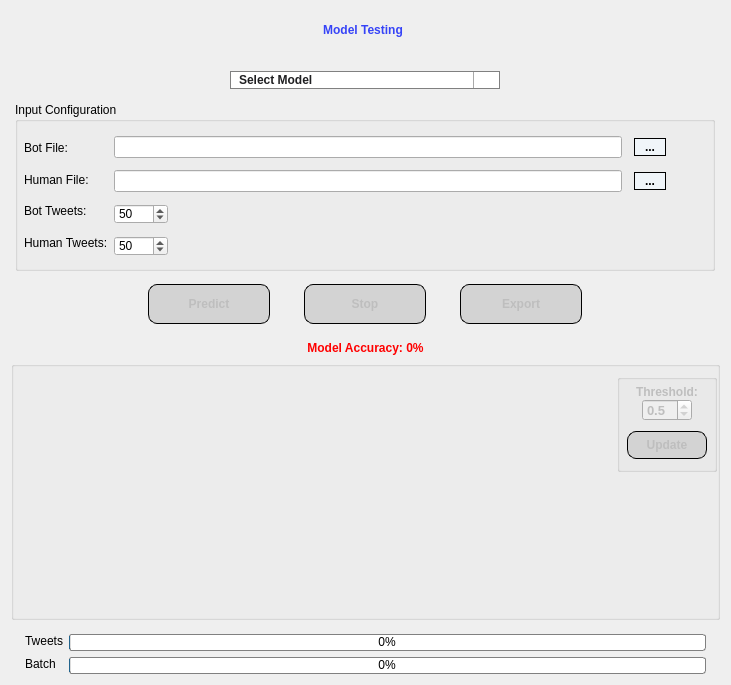
<?xml version="1.0" encoding="UTF-8"?>
<ui version="4.0">
 <class>ModelTest</class>
 <widget class="QWidget" name="ModelTest">
  <property name="geometry">
   <rect>
    <x>0</x>
    <y>0</y>
    <width>731</width>
    <height>685</height>
   </rect>
  </property>
  <property name="sizePolicy">
   <sizepolicy hsizetype="Preferred" vsizetype="Preferred">
    <horstretch>0</horstretch>
    <verstretch>0</verstretch>
   </sizepolicy>
  </property>
  <property name="windowTitle">
   <string>Model Test</string>
  </property>
  <property name="windowIcon">
   <iconset resource="source.qrc">
    <normaloff>:/images/icon.png</normaloff>:/images/icon.png</iconset>
  </property>
  <property name="styleSheet">
   <string notr="true">#lbl_title {
font: 75 20pt &quot;Microsoft YaHei UI&quot;;
font-weight: bold;
qproperty-alignment: AlignCenter;
color: qlineargradient(spread:pad, x1:0, y1:0, x2:1, y2:0, stop:0 #3643f7, stop:1 #3643f7);
}

#lbl_acc {
font: 75 14pt &quot;Microsoft YaHei UI&quot;;
font-weight: bold;
qproperty-alignment: AlignCenter;
color:red;
}

#btn_homepage {
background: transparent;
border-radius: 19px;
}

#btn_homepage::hover {
background: #3f72af;
}

#btn_help {
background: transparent;
border-radius: 19px;
}

#btn_help::hover {
background: #3f72af;
}

#btn_bot_file, #btn_human_file {
font: 75 11pt &quot;MS Shell Dialog 2&quot;;
border-radius: 0px;
}

#btn_classify,#btn_save {
font: 75 11pt &quot;Microsoft YaHei UI&quot;;
font-weight: bold;
}
#lbl_threshold {
font: 75 9pt &quot;Microsoft YaHei UI&quot;;
font-weight: bold;
}
#spinbox_threshold {
font: 75 10pt &quot;Microsoft YaHei UI&quot;;
font-weight: bold;
}
QPushButton {
font: 75 13pt &quot;Microsoft YaHei UI&quot;;
font-weight: bold;
border-radius: 9px;
border: 1px solid black;
background-color: #f0f5f9;
}
QPushButton::disabled {
background-color: #D3D3D3;
}
QPushButton::hover {
background: #c9d6df;
}
QPushButton:pressed {
background: #3f72af;
}

QProgressBar:horizontal {
border: 1px solid gray;
border-radius: 3px;
background: white;
padding: 0px;
}
QProgressBar::chunk:horizontal {
background: qlineargradient(x1: 0, y1: 0,    x2: 0, y2: 1,
    stop: 0 #a8ff78, stop: 1 #78ffd6);
}

QComboBox {
font: 75 10.5pt &quot;Microsoft YaHei UI&quot;;
font-weight: bold;
color: #1F1F21;
 border: 1px solid gray;
 border-radius: 10px;
 min-width: 6em;
padding-left: 8px;
qproperty-alignment: AlignCenter;
}
QComboBox::hover {
 border: 1px solid blue;
background: #f0f5f9;
}
/* QComboBox gets the &quot;on&quot; state when the popup is open */
QComboBox:!editable:on, QComboBox::drop-down:editable:on {
    color: qlineargradient(x1: 0, y1: 0, x2: 0, y2: 1,
                                stop: 0 #D3D3D3, stop: 0.4 #D8D8D8,
                                stop: 0.5 #DDDDDD, stop: 1.0 #E1E1E1);
}
QComboBox:on {
    borde-radius: 10px;
}

QComboBox::drop-down {
    subcontrol-origin: padding;
    subcontrol-position: top right;
    width: 25px;
    border-left-width: 1px;
    border-left-color: darkgray;
    border-left-style: solid; /* just a single line */
    border-top-right-radius: 10px; /* same radius as the QComboBox */
    border-bottom-right-radius: 10px;
}
QComboBox QAbstractItemView {
    border-radius: 10px;
    background: white;
    border: 1px solid gray;
    box-shadow: transparent;
    selection-background-color:lightblue;
	color: #1F1F21;
}

QComboBox::down-arrow {
image: url(:/images/arrow_down.png);
    width: 15px;
    height: 15px;
padding-right: 1px;
}
</string>
  </property>
  <layout class="QVBoxLayout" name="verticalLayout_2">
   <item>
    <layout class="QHBoxLayout" name="horizontalLayout_11">
     <property name="topMargin">
      <number>0</number>
     </property>
     <item>
      <widget class="QToolButton" name="btn_homepage">
       <property name="toolTip">
        <string>Back To HomePage</string>
       </property>
       <property name="autoFillBackground">
        <bool>false</bool>
       </property>
       <property name="text">
        <string/>
       </property>
       <property name="icon">
        <iconset resource="source.qrc">
         <normaloff>:/images/homepage.png</normaloff>:/images/homepage.png</iconset>
       </property>
       <property name="iconSize">
        <size>
         <width>35</width>
         <height>35</height>
        </size>
       </property>
      </widget>
     </item>
     <item>
      <widget class="QToolButton" name="btn_help">
       <property name="toolTip">
        <string>Open Help Documentation</string>
       </property>
       <property name="text">
        <string/>
       </property>
       <property name="icon">
        <iconset resource="source.qrc">
         <normaloff>:/images/help.png</normaloff>:/images/help.png</iconset>
       </property>
       <property name="iconSize">
        <size>
         <width>35</width>
         <height>35</height>
        </size>
       </property>
      </widget>
     </item>
     <item>
      <widget class="QLabel" name="lbl_title">
       <property name="sizePolicy">
        <sizepolicy hsizetype="Minimum" vsizetype="Fixed">
         <horstretch>0</horstretch>
         <verstretch>0</verstretch>
        </sizepolicy>
       </property>
       <property name="text">
        <string>Model Testing</string>
       </property>
       <property name="alignment">
        <set>Qt::AlignCenter</set>
       </property>
      </widget>
     </item>
     <item>
      <spacer name="horizontalSpacer_2">
       <property name="orientation">
        <enum>Qt::Horizontal</enum>
       </property>
       <property name="sizeType">
        <enum>QSizePolicy::Fixed</enum>
       </property>
       <property name="sizeHint" stdset="0">
        <size>
         <width>93</width>
         <height>20</height>
        </size>
       </property>
      </spacer>
     </item>
    </layout>
   </item>
   <item alignment="Qt::AlignHCenter">
    <widget class="QFrame" name="frame">
     <property name="minimumSize">
      <size>
       <width>700</width>
       <height>0</height>
      </size>
     </property>
     <property name="maximumSize">
      <size>
       <width>700</width>
       <height>16777215</height>
      </size>
     </property>
     <layout class="QVBoxLayout" name="verticalLayout_8">
      <property name="spacing">
       <number>9</number>
      </property>
      <property name="leftMargin">
       <number>1</number>
      </property>
      <property name="topMargin">
       <number>16</number>
      </property>
      <property name="rightMargin">
       <number>1</number>
      </property>
      <property name="bottomMargin">
       <number>7</number>
      </property>
      <item>
       <layout class="QHBoxLayout" name="horizontalLayout_3">
        <property name="topMargin">
         <number>0</number>
        </property>
        <item>
         <widget class="QComboBox" name="combobox_model">
          <property name="sizePolicy">
           <sizepolicy hsizetype="Expanding" vsizetype="Fixed">
            <horstretch>0</horstretch>
            <verstretch>0</verstretch>
           </sizepolicy>
          </property>
          <property name="minimumSize">
           <size>
            <width>124</width>
            <height>0</height>
           </size>
          </property>
          <property name="maximumSize">
           <size>
            <width>270</width>
            <height>16777215</height>
           </size>
          </property>
          <property name="sizeAdjustPolicy">
           <enum>QComboBox::AdjustToContents</enum>
          </property>
          <item>
           <property name="text">
            <string>Select Model</string>
           </property>
          </item>
         </widget>
        </item>
       </layout>
      </item>
     </layout>
    </widget>
   </item>
   <item alignment="Qt::AlignHCenter">
    <widget class="QGroupBox" name="groupbox_config">
     <property name="minimumSize">
      <size>
       <width>700</width>
       <height>0</height>
      </size>
     </property>
     <property name="maximumSize">
      <size>
       <width>700</width>
       <height>16777215</height>
      </size>
     </property>
     <property name="title">
      <string>Input Configuration</string>
     </property>
     <layout class="QHBoxLayout" name="horizontalLayout_2">
      <property name="leftMargin">
       <number>6</number>
      </property>
      <property name="topMargin">
       <number>10</number>
      </property>
      <property name="rightMargin">
       <number>6</number>
      </property>
      <property name="bottomMargin">
       <number>10</number>
      </property>
      <item>
       <layout class="QVBoxLayout" name="verticalLayout">
        <property name="spacing">
         <number>0</number>
        </property>
        <property name="topMargin">
         <number>0</number>
        </property>
        <property name="bottomMargin">
         <number>0</number>
        </property>
        <item>
         <widget class="QLabel" name="label_2">
          <property name="sizePolicy">
           <sizepolicy hsizetype="Fixed" vsizetype="Preferred">
            <horstretch>0</horstretch>
            <verstretch>0</verstretch>
           </sizepolicy>
          </property>
          <property name="text">
           <string>Bot File:</string>
          </property>
         </widget>
        </item>
        <item>
         <widget class="QLabel" name="label_3">
          <property name="text">
           <string>Human File:</string>
          </property>
         </widget>
        </item>
        <item>
         <widget class="QLabel" name="label_7">
          <property name="sizePolicy">
           <sizepolicy hsizetype="Preferred" vsizetype="Preferred">
            <horstretch>0</horstretch>
            <verstretch>0</verstretch>
           </sizepolicy>
          </property>
          <property name="text">
           <string>Bot Tweets:</string>
          </property>
         </widget>
        </item>
        <item>
         <widget class="QLabel" name="label">
          <property name="text">
           <string>Human Tweets:</string>
          </property>
         </widget>
        </item>
       </layout>
      </item>
      <item>
       <layout class="QVBoxLayout" name="verticalLayout_4">
        <property name="spacing">
         <number>12</number>
        </property>
        <property name="topMargin">
         <number>4</number>
        </property>
        <property name="bottomMargin">
         <number>2</number>
        </property>
        <item>
         <layout class="QHBoxLayout" name="horizontalLayout">
          <property name="topMargin">
           <number>0</number>
          </property>
          <item>
           <widget class="QLineEdit" name="textbox_bot_file">
            <property name="sizePolicy">
             <sizepolicy hsizetype="Expanding" vsizetype="Fixed">
              <horstretch>0</horstretch>
              <verstretch>0</verstretch>
             </sizepolicy>
            </property>
            <property name="minimumSize">
             <size>
              <width>370</width>
              <height>0</height>
             </size>
            </property>
            <property name="maximumSize">
             <size>
              <width>16777215</width>
              <height>16777215</height>
             </size>
            </property>
           </widget>
          </item>
          <item>
           <widget class="QPushButton" name="btn_bot_file">
            <property name="sizePolicy">
             <sizepolicy hsizetype="Fixed" vsizetype="Fixed">
              <horstretch>0</horstretch>
              <verstretch>0</verstretch>
             </sizepolicy>
            </property>
            <property name="minimumSize">
             <size>
              <width>32</width>
              <height>18</height>
             </size>
            </property>
            <property name="maximumSize">
             <size>
              <width>32</width>
              <height>16777215</height>
             </size>
            </property>
            <property name="text">
             <string>...</string>
            </property>
           </widget>
          </item>
          <item>
           <spacer name="horizontalSpacer_4">
            <property name="orientation">
             <enum>Qt::Horizontal</enum>
            </property>
            <property name="sizeType">
             <enum>QSizePolicy::Preferred</enum>
            </property>
            <property name="sizeHint" stdset="0">
             <size>
              <width>40</width>
              <height>20</height>
             </size>
            </property>
           </spacer>
          </item>
         </layout>
        </item>
        <item>
         <layout class="QHBoxLayout" name="horizontalLayout_6">
          <property name="topMargin">
           <number>0</number>
          </property>
          <item>
           <widget class="QLineEdit" name="textbox_human_file">
            <property name="sizePolicy">
             <sizepolicy hsizetype="Expanding" vsizetype="Fixed">
              <horstretch>0</horstretch>
              <verstretch>0</verstretch>
             </sizepolicy>
            </property>
            <property name="minimumSize">
             <size>
              <width>370</width>
              <height>0</height>
             </size>
            </property>
            <property name="maximumSize">
             <size>
              <width>16777215</width>
              <height>16777215</height>
             </size>
            </property>
           </widget>
          </item>
          <item>
           <widget class="QPushButton" name="btn_human_file">
            <property name="sizePolicy">
             <sizepolicy hsizetype="Fixed" vsizetype="Fixed">
              <horstretch>0</horstretch>
              <verstretch>0</verstretch>
             </sizepolicy>
            </property>
            <property name="minimumSize">
             <size>
              <width>32</width>
              <height>18</height>
             </size>
            </property>
            <property name="maximumSize">
             <size>
              <width>32</width>
              <height>16777215</height>
             </size>
            </property>
            <property name="text">
             <string>...</string>
            </property>
           </widget>
          </item>
          <item>
           <spacer name="horizontalSpacer_8">
            <property name="orientation">
             <enum>Qt::Horizontal</enum>
            </property>
            <property name="sizeType">
             <enum>QSizePolicy::Preferred</enum>
            </property>
            <property name="sizeHint" stdset="0">
             <size>
              <width>40</width>
              <height>20</height>
             </size>
            </property>
           </spacer>
          </item>
         </layout>
        </item>
        <item>
         <layout class="QHBoxLayout" name="horizontalLayout_8">
          <property name="topMargin">
           <number>0</number>
          </property>
          <item>
           <widget class="QSpinBox" name="spinbox_bot_tweets">
            <property name="sizePolicy">
             <sizepolicy hsizetype="Preferred" vsizetype="Preferred">
              <horstretch>0</horstretch>
              <verstretch>0</verstretch>
             </sizepolicy>
            </property>
            <property name="minimumSize">
             <size>
              <width>0</width>
              <height>20</height>
             </size>
            </property>
            <property name="maximumSize">
             <size>
              <width>60</width>
              <height>20</height>
             </size>
            </property>
            <property name="minimum">
             <number>3</number>
            </property>
            <property name="maximum">
             <number>5000</number>
            </property>
            <property name="value">
             <number>50</number>
            </property>
           </widget>
          </item>
          <item>
           <spacer name="horizontalSpacer_5">
            <property name="orientation">
             <enum>Qt::Horizontal</enum>
            </property>
            <property name="sizeHint" stdset="0">
             <size>
              <width>40</width>
              <height>20</height>
             </size>
            </property>
           </spacer>
          </item>
         </layout>
        </item>
        <item>
         <layout class="QHBoxLayout" name="horizontalLayout_12">
          <property name="topMargin">
           <number>0</number>
          </property>
          <item>
           <widget class="QSpinBox" name="spinbox_human_tweets">
            <property name="sizePolicy">
             <sizepolicy hsizetype="Preferred" vsizetype="Preferred">
              <horstretch>0</horstretch>
              <verstretch>0</verstretch>
             </sizepolicy>
            </property>
            <property name="minimumSize">
             <size>
              <width>0</width>
              <height>20</height>
             </size>
            </property>
            <property name="maximumSize">
             <size>
              <width>60</width>
              <height>20</height>
             </size>
            </property>
            <property name="minimum">
             <number>3</number>
            </property>
            <property name="maximum">
             <number>5000</number>
            </property>
            <property name="value">
             <number>50</number>
            </property>
           </widget>
          </item>
          <item>
           <spacer name="horizontalSpacer_9">
            <property name="orientation">
             <enum>Qt::Horizontal</enum>
            </property>
            <property name="sizeHint" stdset="0">
             <size>
              <width>40</width>
              <height>20</height>
             </size>
            </property>
           </spacer>
          </item>
         </layout>
        </item>
       </layout>
      </item>
     </layout>
    </widget>
   </item>
   <item alignment="Qt::AlignHCenter">
    <widget class="QFrame" name="frame">
     <property name="minimumSize">
      <size>
       <width>700</width>
       <height>0</height>
      </size>
     </property>
     <property name="maximumSize">
      <size>
       <width>700</width>
       <height>16777215</height>
      </size>
     </property>
     <layout class="QHBoxLayout" name="horizontalLayout_4">
      <property name="spacing">
       <number>34</number>
      </property>
      <property name="leftMargin">
       <number>35</number>
      </property>
      <property name="topMargin">
       <number>7</number>
      </property>
      <property name="rightMargin">
       <number>35</number>
      </property>
      <property name="bottomMargin">
       <number>11</number>
      </property>
      <item>
       <spacer name="horizontalSpacer_6">
        <property name="orientation">
         <enum>Qt::Horizontal</enum>
        </property>
        <property name="sizeHint" stdset="0">
         <size>
          <width>40</width>
          <height>20</height>
         </size>
        </property>
       </spacer>
      </item>
      <item>
       <widget class="QPushButton" name="btn_start">
        <property name="enabled">
         <bool>false</bool>
        </property>
        <property name="minimumSize">
         <size>
          <width>122</width>
          <height>40</height>
         </size>
        </property>
        <property name="maximumSize">
         <size>
          <width>16777214</width>
          <height>40</height>
         </size>
        </property>
        <property name="text">
         <string>Predict</string>
        </property>
        <property name="icon">
         <iconset resource="source.qrc">
          <normaloff>:/images/predict.png</normaloff>:/images/predict.png</iconset>
        </property>
        <property name="iconSize">
         <size>
          <width>33</width>
          <height>33</height>
         </size>
        </property>
       </widget>
      </item>
      <item>
       <widget class="QPushButton" name="btn_stop">
        <property name="enabled">
         <bool>false</bool>
        </property>
        <property name="minimumSize">
         <size>
          <width>122</width>
          <height>40</height>
         </size>
        </property>
        <property name="maximumSize">
         <size>
          <width>16777215</width>
          <height>40</height>
         </size>
        </property>
        <property name="text">
         <string>Stop</string>
        </property>
        <property name="icon">
         <iconset resource="source.qrc">
          <normaloff>:/images/stop.png</normaloff>:/images/stop.png</iconset>
        </property>
        <property name="iconSize">
         <size>
          <width>30</width>
          <height>30</height>
         </size>
        </property>
       </widget>
      </item>
      <item>
       <widget class="QPushButton" name="btn_save">
        <property name="enabled">
         <bool>false</bool>
        </property>
        <property name="minimumSize">
         <size>
          <width>122</width>
          <height>40</height>
         </size>
        </property>
        <property name="maximumSize">
         <size>
          <width>16777215</width>
          <height>40</height>
         </size>
        </property>
        <property name="text">
         <string>Export</string>
        </property>
        <property name="icon">
         <iconset resource="source.qrc">
          <normaloff>:/images/export_excel.png</normaloff>:/images/export_excel.png</iconset>
        </property>
        <property name="iconSize">
         <size>
          <width>27</width>
          <height>27</height>
         </size>
        </property>
       </widget>
      </item>
      <item>
       <spacer name="horizontalSpacer_7">
        <property name="orientation">
         <enum>Qt::Horizontal</enum>
        </property>
        <property name="sizeHint" stdset="0">
         <size>
          <width>40</width>
          <height>20</height>
         </size>
        </property>
       </spacer>
      </item>
     </layout>
    </widget>
   </item>
   <item>
    <widget class="QLabel" name="lbl_acc">
     <property name="text">
      <string>Model Accuracy: 0%</string>
     </property>
     <property name="alignment">
      <set>Qt::AlignCenter</set>
     </property>
    </widget>
   </item>
   <item>
    <widget class="QGroupBox" name="horizontalGroupBox_3">
     <property name="sizePolicy">
      <sizepolicy hsizetype="Preferred" vsizetype="Expanding">
       <horstretch>0</horstretch>
       <verstretch>0</verstretch>
      </sizepolicy>
     </property>
     <property name="maximumSize">
      <size>
       <width>16777215</width>
       <height>300</height>
      </size>
     </property>
     <property name="title">
      <string/>
     </property>
     <layout class="QHBoxLayout" name="horizontalLayout_9">
      <property name="spacing">
       <number>10</number>
      </property>
      <property name="leftMargin">
       <number>10</number>
      </property>
      <property name="topMargin">
       <number>7</number>
      </property>
      <property name="rightMargin">
       <number>0</number>
      </property>
      <property name="bottomMargin">
       <number>5</number>
      </property>
      <item>
       <widget class="QChartView" name="barchart" native="true">
        <property name="sizePolicy">
         <sizepolicy hsizetype="Expanding" vsizetype="Expanding">
          <horstretch>0</horstretch>
          <verstretch>0</verstretch>
         </sizepolicy>
        </property>
        <property name="minimumSize">
         <size>
          <width>380</width>
          <height>0</height>
         </size>
        </property>
       </widget>
      </item>
      <item>
       <layout class="QVBoxLayout" name="verticalLayout_5">
        <property name="topMargin">
         <number>0</number>
        </property>
        <property name="rightMargin">
         <number>0</number>
        </property>
        <property name="bottomMargin">
         <number>0</number>
        </property>
        <item>
         <widget class="QFrame" name="verticalFrame_3">
          <layout class="QVBoxLayout" name="verticalLayout_3">
           <property name="spacing">
            <number>9</number>
           </property>
           <property name="leftMargin">
            <number>1</number>
           </property>
           <property name="topMargin">
            <number>0</number>
           </property>
           <property name="rightMargin">
            <number>0</number>
           </property>
           <item>
            <widget class="QGroupBox" name="groupbox_threshold">
             <property name="enabled">
              <bool>false</bool>
             </property>
             <property name="minimumSize">
              <size>
               <width>100</width>
               <height>0</height>
              </size>
             </property>
             <property name="maximumSize">
              <size>
               <width>90</width>
               <height>16777215</height>
              </size>
             </property>
             <layout class="QVBoxLayout" name="verticalLayout_6">
              <property name="spacing">
               <number>0</number>
              </property>
              <property name="leftMargin">
               <number>0</number>
              </property>
              <property name="topMargin">
               <number>5</number>
              </property>
              <property name="rightMargin">
               <number>0</number>
              </property>
              <property name="bottomMargin">
               <number>10</number>
              </property>
              <item>
               <layout class="QHBoxLayout" name="horizontalLayout_10">
                <property name="topMargin">
                 <number>0</number>
                </property>
                <item>
                 <widget class="QLabel" name="lbl_threshold">
                  <property name="sizePolicy">
                   <sizepolicy hsizetype="Fixed" vsizetype="Fixed">
                    <horstretch>0</horstretch>
                    <verstretch>0</verstretch>
                   </sizepolicy>
                  </property>
                  <property name="text">
                   <string>Threshold:</string>
                  </property>
                 </widget>
                </item>
               </layout>
              </item>
              <item alignment="Qt::AlignHCenter">
               <widget class="QDoubleSpinBox" name="spinbox_threshold">
                <property name="minimumSize">
                 <size>
                  <width>50</width>
                  <height>22</height>
                 </size>
                </property>
                <property name="maximumSize">
                 <size>
                  <width>50</width>
                  <height>22</height>
                 </size>
                </property>
                <property name="font">
                 <font>
                  <family>Microsoft YaHei UI</family>
                  <pointsize>10</pointsize>
                  <weight>75</weight>
                  <italic>false</italic>
                  <bold>true</bold>
                 </font>
                </property>
                <property name="specialValueText">
                 <string/>
                </property>
                <property name="decimals">
                 <number>1</number>
                </property>
                <property name="minimum">
                 <double>0.100000000000000</double>
                </property>
                <property name="maximum">
                 <double>1.000000000000000</double>
                </property>
                <property name="singleStep">
                 <double>0.100000000000000</double>
                </property>
                <property name="value">
                 <double>0.500000000000000</double>
                </property>
               </widget>
              </item>
              <item>
               <layout class="QVBoxLayout" name="verticalLayout_13">
                <property name="topMargin">
                 <number>10</number>
                </property>
                <item alignment="Qt::AlignHCenter">
                 <widget class="QPushButton" name="btn_classify">
                  <property name="enabled">
                   <bool>false</bool>
                  </property>
                  <property name="minimumSize">
                   <size>
                    <width>80</width>
                    <height>28</height>
                   </size>
                  </property>
                  <property name="maximumSize">
                   <size>
                    <width>80</width>
                    <height>28</height>
                   </size>
                  </property>
                  <property name="text">
                   <string>Update</string>
                  </property>
                  <property name="iconSize">
                   <size>
                    <width>25</width>
                    <height>25</height>
                   </size>
                  </property>
                 </widget>
                </item>
               </layout>
              </item>
             </layout>
            </widget>
           </item>
          </layout>
         </widget>
        </item>
        <item>
         <spacer name="verticalSpacer">
          <property name="orientation">
           <enum>Qt::Vertical</enum>
          </property>
          <property name="sizeType">
           <enum>QSizePolicy::Expanding</enum>
          </property>
          <property name="sizeHint" stdset="0">
           <size>
            <width>20</width>
            <height>31</height>
           </size>
          </property>
         </spacer>
        </item>
       </layout>
      </item>
     </layout>
    </widget>
   </item>
   <item>
    <layout class="QHBoxLayout" name="horizontalLayout_5">
     <property name="spacing">
      <number>6</number>
     </property>
     <property name="leftMargin">
      <number>14</number>
     </property>
     <property name="topMargin">
      <number>8</number>
     </property>
     <property name="rightMargin">
      <number>14</number>
     </property>
     <property name="bottomMargin">
      <number>0</number>
     </property>
     <item>
      <layout class="QVBoxLayout" name="verticalLayout_10">
       <property name="bottomMargin">
        <number>0</number>
       </property>
       <item>
        <widget class="QLabel" name="label_13">
         <property name="sizePolicy">
          <sizepolicy hsizetype="Fixed" vsizetype="Fixed">
           <horstretch>0</horstretch>
           <verstretch>0</verstretch>
          </sizepolicy>
         </property>
         <property name="text">
          <string>Tweets</string>
         </property>
        </widget>
       </item>
       <item>
        <widget class="QLabel" name="label_12">
         <property name="sizePolicy">
          <sizepolicy hsizetype="Fixed" vsizetype="Preferred">
           <horstretch>0</horstretch>
           <verstretch>0</verstretch>
          </sizepolicy>
         </property>
         <property name="text">
          <string>Batch</string>
         </property>
        </widget>
       </item>
      </layout>
     </item>
     <item>
      <layout class="QVBoxLayout" name="verticalLayout_11">
       <item>
        <widget class="QProgressBar" name="progressbar_tweets">
         <property name="sizePolicy">
          <sizepolicy hsizetype="Expanding" vsizetype="Fixed">
           <horstretch>0</horstretch>
           <verstretch>0</verstretch>
          </sizepolicy>
         </property>
         <property name="minimumSize">
          <size>
           <width>0</width>
           <height>17</height>
          </size>
         </property>
         <property name="maximumSize">
          <size>
           <width>16777215</width>
           <height>17</height>
          </size>
         </property>
         <property name="minimum">
          <number>0</number>
         </property>
         <property name="maximum">
          <number>100</number>
         </property>
         <property name="value">
          <number>0</number>
         </property>
         <property name="alignment">
          <set>Qt::AlignCenter</set>
         </property>
         <property name="textDirection">
          <enum>QProgressBar::TopToBottom</enum>
         </property>
        </widget>
       </item>
       <item>
        <widget class="QProgressBar" name="progressbar_batch">
         <property name="minimumSize">
          <size>
           <width>0</width>
           <height>17</height>
          </size>
         </property>
         <property name="maximumSize">
          <size>
           <width>16777215</width>
           <height>17</height>
          </size>
         </property>
         <property name="value">
          <number>0</number>
         </property>
         <property name="alignment">
          <set>Qt::AlignCenter</set>
         </property>
        </widget>
       </item>
      </layout>
     </item>
    </layout>
   </item>
  </layout>
 </widget>
 <customwidgets>
  <customwidget>
   <class>QChartView</class>
   <extends>QWidget</extends>
   <header>PyQt5.QtChart</header>
   <container>1</container>
  </customwidget>
 </customwidgets>
 <resources>
  <include location="source.qrc"/>
 </resources>
 <connections/>
</ui>
